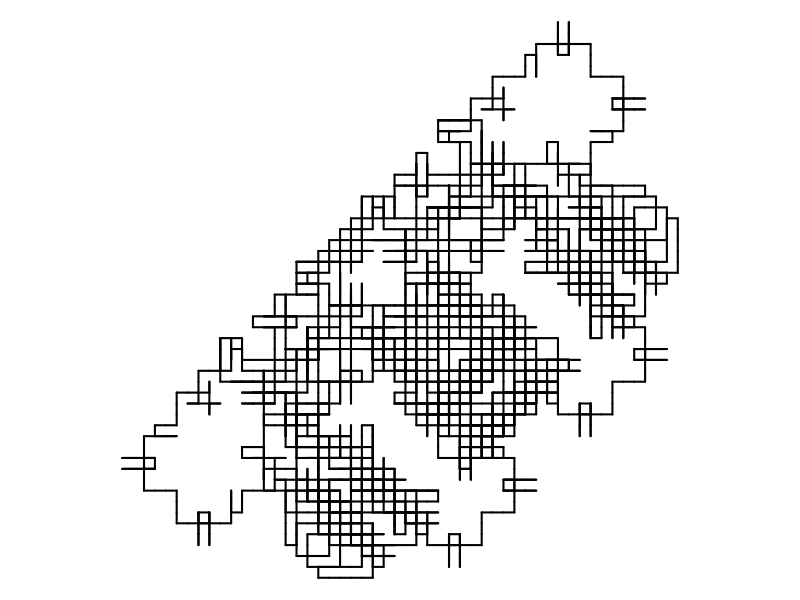

R code for this plot:


initial_angle = 0   #In degrees, 0 is East, 90 is North (up)
line_color = "black" #You can also use "blue" or rgb(1,0.2,0.9) or hsv(1,0.5,1)
line_width = 1
bg_color = "white"
PNG_pixel_width = 300

# BELOW HERE IS CODE... PROBABLY DO NOT EDIT THIS CODE...
getstr = function(start,rules,n){
    st = start
    for(jj in 1:n){
        st2 = ""
        for(i in 1:nchar(st)){
            ch = substr(st,i,i)
            if(!is.null(rules[[ch]])){
                st2 = paste0(st2,rules[[ch]],collapse="")
            } else {
                st2 = paste0(st2,ch,collapse="")
            }
        }
        st = st2
    }
    return(st)
}
getxyc = function(string="AA+AA+AA+A+A",angle=pi/2,angle_initial=pi/2,col="blue"){
    switch = 1
    d = angle_initial
    x = 0
    y = 0
    xl = c(x)
    yl = c(y)
    cols = numeric()
    dsave = numeric()
    xsave = numeric()
    ysave = numeric()
    for(i in 1:nchar(string)){
        ch = substr(string,i,i)
        cn = as.integer(charToRaw(ch))
        if(cn>=as.integer(charToRaw("A")) && cn<=as.integer(charToRaw("L"))){
            cols = c(cols,col)
            x = x+cos(d)
            y = y+sin(d)
            xl = c(xl,x)
            yl = c(yl,y)
        }
        if(cn>=as.integer(charToRaw("M")) && cn<=as.integer(charToRaw("Z"))){
            cols = c(cols,"NA")
            x = x+cos(d)
            y = y+sin(d)
            xl = c(xl,x)
            yl = c(yl,y)
        }
        if(cn==as.integer(charToRaw("["))){
            dsave = c(dsave,d)
            xsave = c(xsave,x)
            ysave = c(ysave,y)
        }
        if(cn==as.integer(charToRaw("]"))){
            cols = c(cols,"NA")
            x = xsave[length(xsave)]
            y = ysave[length(ysave)]
            d = dsave[length(dsave)]
            if(length(xsave)>1){
                xsave = xsave[1:(length(xsave)-1)]
                ysave = ysave[1:(length(ysave)-1)]
                dsave = dsave[1:(length(dsave)-1)]
            } else {
                xsave = numeric()
                ysave = numeric()
                dsave = numeric()
            }
            xl = c(xl,x)
            yl = c(yl,y)
        }
        if(cn==as.integer(charToRaw("-"))){
            d = d-angle*switch
        }
        if(cn==as.integer(charToRaw("+"))){
            d = d+angle*switch
        }
        if(cn==as.integer(charToRaw("."))){
            switch = switch*(-1)
        }
    }
    xwid = max(xl)-min(xl)
    ywid = max(yl)-min(yl)
    xmid = (max(xl)+min(xl))/2
    ymid = (max(yl)+min(yl))/2
    wid = max(c(xwid,ywid))
    x2 = (xl-xmid)/wid*2
    y2 = (yl-ymid)/wid*2
    return(list(x2,y2,cols))
}
makeplot = function(xyc,lwd=1){
    x = xyc[[1]]
    y = xyc[[2]]
    c = xyc[[3]]
    plot(0,0,"n",xlim=c(-1,1),ylim=c(-1,1),axes=F,ann=F)
    for(i in 2:length(x)){
        lines(c(x[i-1],x[i]),c(y[i-1],y[i]),col=c[i-1],lwd=lwd)
    }
}

showrules = function(g){
    rules = g[[2]]
    pr = paste0(names(rules)," > ",rules,collapse="\n")
    return(pr)
}

g99 = list("A",
           list("A"="C--ABA--C",
                "B"="BA+C+AB",
                "C"="-BCA+ACB-"),
           5,
           90)


# png("hi.png",300,300)

par(mar=c(0,0,0,0),oma=c(0,0,0,0),pty="s")
s = getstr(g99[[1]],g99[[2]],g99[[3]])
angle = g99[[4]]
xyc = getxyc(s,angle/180*pi,angle_initial=0,col=line_color)
makeplot(xyc,lwd=2)

# dev.off()

ss = "Start:"
ss = paste0(ss," ",g99[[1]])
ss = paste0(ss,"\nrules:\n")
ss = paste0(ss,showrules(g99))
ss = paste0(ss,"\nIterations:")
ss = paste0(ss,g99[[3]])
ss = paste0(ss,"\nAngle:")
ss = paste0(ss,g99[[4]])
cat(ss)
